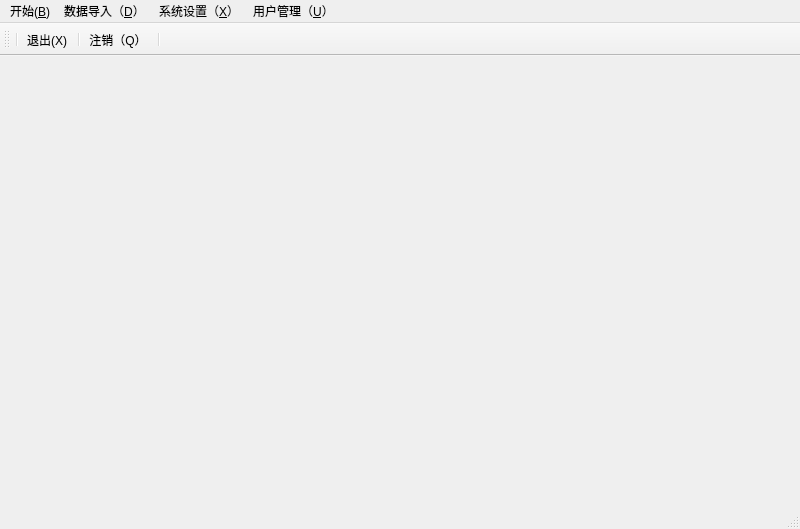
<?xml version="1.0" encoding="UTF-8"?>
<ui version="4.0">
 <class>MainWindow</class>
 <widget class="QMainWindow" name="MainWindow">
  <property name="geometry">
   <rect>
    <x>0</x>
    <y>0</y>
    <width>800</width>
    <height>529</height>
   </rect>
  </property>
  <property name="windowTitle">
   <string>惟德精准术中引导系统 V1.0</string>
  </property>
  <widget class="QWidget" name="centralwidget"/>
  <widget class="QMenuBar" name="menubar">
   <property name="geometry">
    <rect>
     <x>0</x>
     <y>0</y>
     <width>800</width>
     <height>23</height>
    </rect>
   </property>
   <widget class="QMenu" name="menu_Begin">
    <property name="title">
     <string>开始(&amp;B)</string>
    </property>
    <addaction name="action_B"/>
    <addaction name="action_M"/>
    <addaction name="action_Q"/>
    <addaction name="action_X"/>
   </widget>
   <widget class="QMenu" name="menu_InData">
    <property name="title">
     <string>数据导入（&amp;D）</string>
    </property>
    <addaction name="action_I"/>
    <addaction name="action_S"/>
   </widget>
   <widget class="QMenu" name="menu_Sys">
    <property name="title">
     <string>系统设置（&amp;X）</string>
    </property>
    <addaction name="actionNS_N"/>
    <addaction name="action_S_2"/>
   </widget>
   <widget class="QMenu" name="menu_User">
    <property name="title">
     <string>用户管理（&amp;U）</string>
    </property>
    <addaction name="addUserBtn"/>
    <addaction name="editUserBtn"/>
    <addaction name="delUserBtn"/>
   </widget>
   <addaction name="menu_Begin"/>
   <addaction name="menu_InData"/>
   <addaction name="menu_Sys"/>
   <addaction name="menu_User"/>
  </widget>
  <widget class="QStatusBar" name="statusbar"/>
  <widget class="QToolBar" name="toolBar">
   <property name="windowTitle">
    <string>toolBar</string>
   </property>
   <attribute name="toolBarArea">
    <enum>TopToolBarArea</enum>
   </attribute>
   <attribute name="toolBarBreak">
    <bool>false</bool>
   </attribute>
   <addaction name="separator"/>
   <addaction name="action_X"/>
   <addaction name="separator"/>
   <addaction name="action_Q"/>
   <addaction name="separator"/>
  </widget>
  <action name="action_I">
   <property name="text">
    <string>数据导入（&amp;I）</string>
   </property>
  </action>
  <action name="addUserBtn">
   <property name="text">
    <string>新建(N)</string>
   </property>
  </action>
  <action name="editUserBtn">
   <property name="text">
    <string>编辑(E)</string>
   </property>
  </action>
  <action name="delUserBtn">
   <property name="text">
    <string>删除(D)</string>
   </property>
  </action>
  <action name="action_B">
   <property name="text">
    <string>手术规划（&amp;B）</string>
   </property>
  </action>
  <action name="action_M">
   <property name="text">
    <string>实时监控（&amp;M）</string>
   </property>
  </action>
  <action name="action_Q">
   <property name="icon">
    <iconset resource="Resource.qrc">
     <normaloff>:/png/loginBtn32PX.png</normaloff>:/png/loginBtn32PX.png</iconset>
   </property>
   <property name="text">
    <string>注销（&amp;Q）</string>
   </property>
  </action>
  <action name="action_S">
   <property name="text">
    <string>导入设置（&amp;S）</string>
   </property>
  </action>
  <action name="actionNS_N">
   <property name="text">
    <string>NS设置（&amp;N）</string>
   </property>
  </action>
  <action name="action_S_2">
   <property name="text">
    <string>手术针设置（&amp;S）</string>
   </property>
  </action>
  <action name="action_X">
   <property name="icon">
    <iconset resource="Resource.qrc">
     <normaloff>:/png/exitBtn32PX.png</normaloff>:/png/exitBtn32PX.png</iconset>
   </property>
   <property name="text">
    <string>退出(&amp;X)</string>
   </property>
  </action>
 </widget>
 <resources>
  <include location="Resource.qrc"/>
 </resources>
 <connections/>
</ui>
